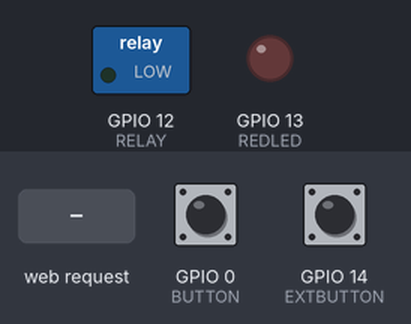
Bench run of a sketch on a simulated ESP8266 (NodeMCU). Parts: switched loads named in the sketch (green lamp = pin HIGH), output pins drawn as LEDs (lit = HIGH). Dashed ring = blinking. The inputs (shaded band) are chosen by the test bench; at power-on: GPIO 14 (EXTBUTTON) LOW, GPIO 0 (BUTTON) HIGH. WiFi joins after 1.5 s; servers stay silent unless stated; no MQTT or app messages arrive unless stated; what the sketch prints to the serial monitor is not drawn.

Above: at 0.1 s.
At 2.7 s:
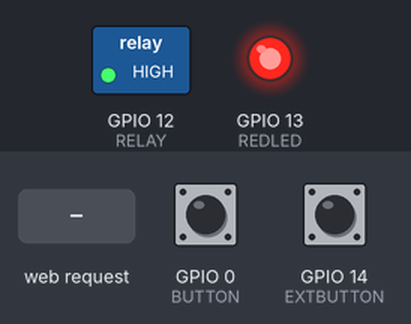
2.8 s: HTTP request GET / received
At 5.7 s:
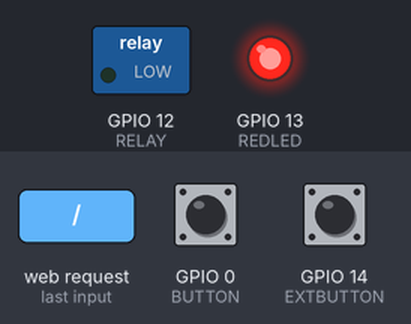
5.8 s: GPIO 14 (EXTBUTTON) pulled HIGH for 3.2 s
Timing chart, 0 to 16.5 s (numbered marks = the images above; inputs shaded):
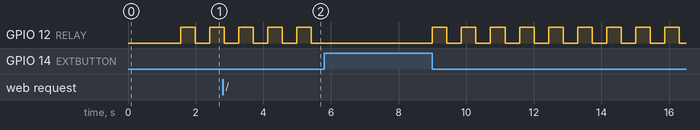

The sketch:

magicmirror.ino
```cpp
// Magic Mirror Genetic ESP8266 like a Sonoff TH10
// Note to Kenneth - the module is modified for 4M flash
// The sensor input on the Sonoff is used for an external on/off button

#include <ESP8266WiFi.h>
#include <WiFiClient.h>
#include <PubSubClient.h>
#include <ESP8266WebServer.h>
#include <ArduinoOTA.h>
#include "secrets.h"

/****** All the configuration happens here ******/
// Wifi
const char* ssid     = WIFI_SSID;
const char* password = WIFI_PASSWORD;
IPAddress ip(192, 168, 1, 43); // update this to the desired IP Address
IPAddress dns(192, 168, 1, 1); // set dns to local
IPAddress gateway(192, 168, 1, 1); // set gateway to match your network
IPAddress subnet(255, 255, 255, 0); // set subnet mask to match your network

// MQTT
const char* mqttServer        = MQTT_SERVER;
const char* mqttUsername      = MQTT_USER;
const char* mqttPassword      = MQTT_PASSWORD;
const int   mqttPort          = 1883;
const char* mqttTopicAnnounce = "magicmirror/announce";
const char* mqttTopicSet      = "magicmirror/set";
const char* mqttTopicState    = "magicmirror/state";

// Host name and OTA password
const char* hostName    = "magicmirror";
const char* otaPassword = OTA_PASSWORD;


// ****** End of configuration ******


// Objects
ESP8266WebServer server(80);

WiFiClient espClient;
PubSubClient client(espClient);

// Numbers are GPIO numbers
#define RELAY     12
#define REDLED    13
#define EXTBUTTON 14         // Pin which is connected to the DHT sensor.
#define BUTTON    0

// Globals
bool lightStatus = false;
bool previousLightStatus = false;
int debounceCounter = 0;
unsigned long mqttReconnectTimer = 0;
unsigned long wifiReconnectTimer = 0;


void mqttCallback(char* topic, byte* payload, unsigned int length) {

    // Creating safe local copies of topic and payload
    // enables publishing MQTT within the callback function
    // We avoid functions using malloc to avoid memory leaks

    char topicCopy[strlen(topic) + 1];
    strcpy(topicCopy, topic);

    char message[length + 1];
    for (int i = 0; i < length; i++) message[i] = (char)payload[i];

    message[length] = '\0';

    if ( strcmp(topicCopy, mqttTopicSet) == 0 ) {
        if ( strcmp(message, "on") == 0 ) lightOn();
        if ( strcmp(message, "off") == 0 ) lightOff();
    }

    else {
        return;
    }

}

bool mqttConnect() {
    Serial.print("Attempting MQTT connection...");
    if (client.connect(hostName, mqttUsername, mqttPassword)) {
        Serial.println("connected");
        // Once connected, publish an announcement...
        client.publish(mqttTopicAnnounce, "connected");
        client.subscribe(mqttTopicSet);
    }

    return client.connected();
}


void sendWebPage(void) {

    String webPage = "";

    Serial.println("Sending webpage");
    webPage += "<html><head></head><body>\n";
    webPage += "<h1>Magic Mirror light</h1>\n";
    webPage += "<p>light is ";
    webPage += lightStatus;
    webPage += "</p>\n";
    webPage += "<p><a href=\"/on\"><button>ON</button></a> <a href=\"/off\"><button>OFF</button></a></p>\n";
    webPage += "<p><a href=\"/\"><button>Status Only</button></a></p>\n";
    webPage += "</body></html>\n";
    server.send(200, "text/html", webPage);
}

bool lightOn() {
        lightStatus = true;
        digitalWrite(RELAY, HIGH);
        client.publish(mqttTopicState, "on", true );
        return true;
}

bool lightOff(void) {
        lightStatus = false;
        digitalWrite(RELAY, LOW);
        client.publish(mqttTopicState, "off", true );
        return true;
}

void setup_wifi() {

    Serial.print(F("Setting static ip to : "));
    Serial.println(ip);

    // Connect to WiFi network
    Serial.println();
    Serial.println();
    Serial.print("Connecting to ");
    Serial.println(ssid);

    // ESP8266 does not follow same order as Arduino
    WiFi.mode(WIFI_STA);
    WiFi.config(ip, gateway, subnet, dns);
    WiFi.begin(ssid, password);

    while (WiFi.status() != WL_CONNECTED) {
      delay(500);
      Serial.print(".");
    }
    Serial.println("");
    Serial.println("WiFi connected");
}

void setup(void)
{
    Serial.begin(115200);
    Serial.println("Booting...");

    pinMode(RELAY, OUTPUT);
    pinMode(REDLED, OUTPUT);
    pinMode(EXTBUTTON, INPUT);
    digitalWrite(RELAY, LOW);
    digitalWrite(REDLED, LOW);

    // Setup WIFI
    setup_wifi();
    wifiReconnectTimer = millis();
    digitalWrite(REDLED, HIGH);

    // Setup Webserver
    server.on("/", [](){
        sendWebPage();
    });

    server.on("/on", [](){
        lightOn();
        sendWebPage();
    });

    server.on("/off", [](){
        lightOff();
        sendWebPage();
    });

    server.begin();
    Serial.println("HTTP server started");


    //Setup Over The Air (OTA) reprogramming
    ArduinoOTA.setHostname(hostName);
    ArduinoOTA.setPassword(otaPassword);

    ArduinoOTA.onStart([]() {
        Serial.end();
        String type;
        if (ArduinoOTA.getCommand() == U_FLASH)
          type = "sketch";
        else // U_SPIFFS
          type = "filesystem";

        // NOTE: if updating SPIFFS this would be the place to unmount SPIFFS using SPIFFS.end()
    });
    ArduinoOTA.onEnd([]() {  });
    ArduinoOTA.onProgress([](unsigned int progress, unsigned int total) {  });
    ArduinoOTA.onError([](ota_error_t error) {  });
    ArduinoOTA.begin();

    //Setup MQTT
    client.setServer(mqttServer, mqttPort);
    client.setCallback(mqttCallback);
    mqttReconnectTimer = 0;
    mqttConnect();

}

void loop()
{
    ESP.wdtFeed();
    delay(1);

    unsigned long currentTime = millis();

    // Handle WiFi
    if ( WiFi.status() != WL_CONNECTED ) {
        if ( currentTime - wifiReconnectTimer > 20000 )
            ESP.reset();
    } else
        wifiReconnectTimer = currentTime;

    // Handle MQTT
    if (!client.connected()) {
        if ( currentTime - mqttReconnectTimer > 5000 ) {
            mqttReconnectTimer = currentTime;
            if ( mqttConnect() ) {
                mqttReconnectTimer = 0;
            }
        }
    } else {
      client.loop();
    }

    // Handle Webserver Requests
    server.handleClient();
    // Handle OTA requests
    ArduinoOTA.handle();

    if ( debounceCounter == 0 && ( !digitalRead(BUTTON) || !digitalRead(EXTBUTTON) ) ) {
        if ( lightStatus ) {
            lightOff();
        } else {
            lightOn();
        }
        debounceCounter = 300;
    }
    if ( debounceCounter > 0 ) debounceCounter--;
}
```

secrets.h
```cpp
// Secrets
#define WIFI_SSID "ssid"
#define WIFI_PASSWORD "password"
#define MQTT_SERVER "192.168.1.100"
#define MQTT_USER "mqttusername"
#define MQTT_PASSWORD "mqttpassword"
#define OTA_PASSWORD "otapassword"
```
